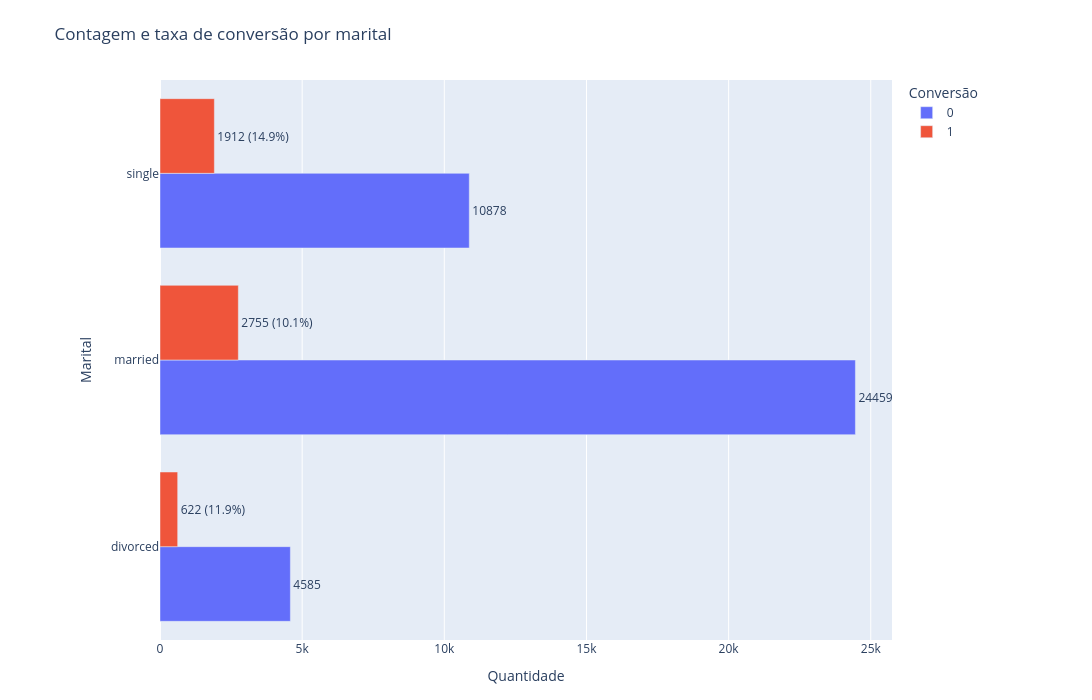

This figure's notebook cell:
### Code cell
plot_conversion_bar(dados, 'marital')

### Figure 1 — Plotly figure (JSON) as saved in the notebook; plotly's stock layout.template omitted (floating-point values rounded to 4 significant figures)
{"data": [{"alignmentgroup": "True", "cliponaxis": false, "hovertemplate": "Conversão=0<br>Quantidade=%{x}<br>Marital=%{y}<br>label=%{text}<extra></extra>", "legendgroup": "0", "marker": {"color": "#636EFA", "pattern": {"shape": ""}}, "name": "0", "offsetgroup": "0", "orientation": "h", "showlegend": true, "text": ["4585", "24459", "10878"], "textposition": "outside", "type": "bar", "x": [4585, 24459, 10878], "xaxis": "x", "y": ["divorced", "married", "single"], "yaxis": "y"}, {"alignmentgroup": "True", "cliponaxis": false, "hovertemplate": "Conversão=1<br>Quantidade=%{x}<br>Marital=%{y}<br>label=%{text}<extra></extra>", "legendgroup": "1", "marker": {"color": "#EF553B", "pattern": {"shape": ""}}, "name": "1", "offsetgroup": "1", "orientation": "h", "showlegend": true, "text": ["622 (11.9%)", "2755 (10.1%)", "1912 (14.9%)"], "textposition": "outside", "type": "bar", "x": [622, 2755, 1912], "xaxis": "x", "y": ["divorced", "married", "single"], "yaxis": "y"}], "layout": {"barmode": "group", "height": 700, "legend": {"title": {"text": "Conversão"}, "tracegroupgap": 0}, "margin": {"b": 60, "l": 160, "r": 200, "t": 80}, "title": {"text": "Contagem e taxa de conversão por marital"}, "width": 1200, "xaxis": {"anchor": "y", "domain": [0, 1], "title": {"text": "Quantidade"}}, "yaxis": {"anchor": "x", "domain": [0, 1], "title": {"text": "Marital"}}}}
